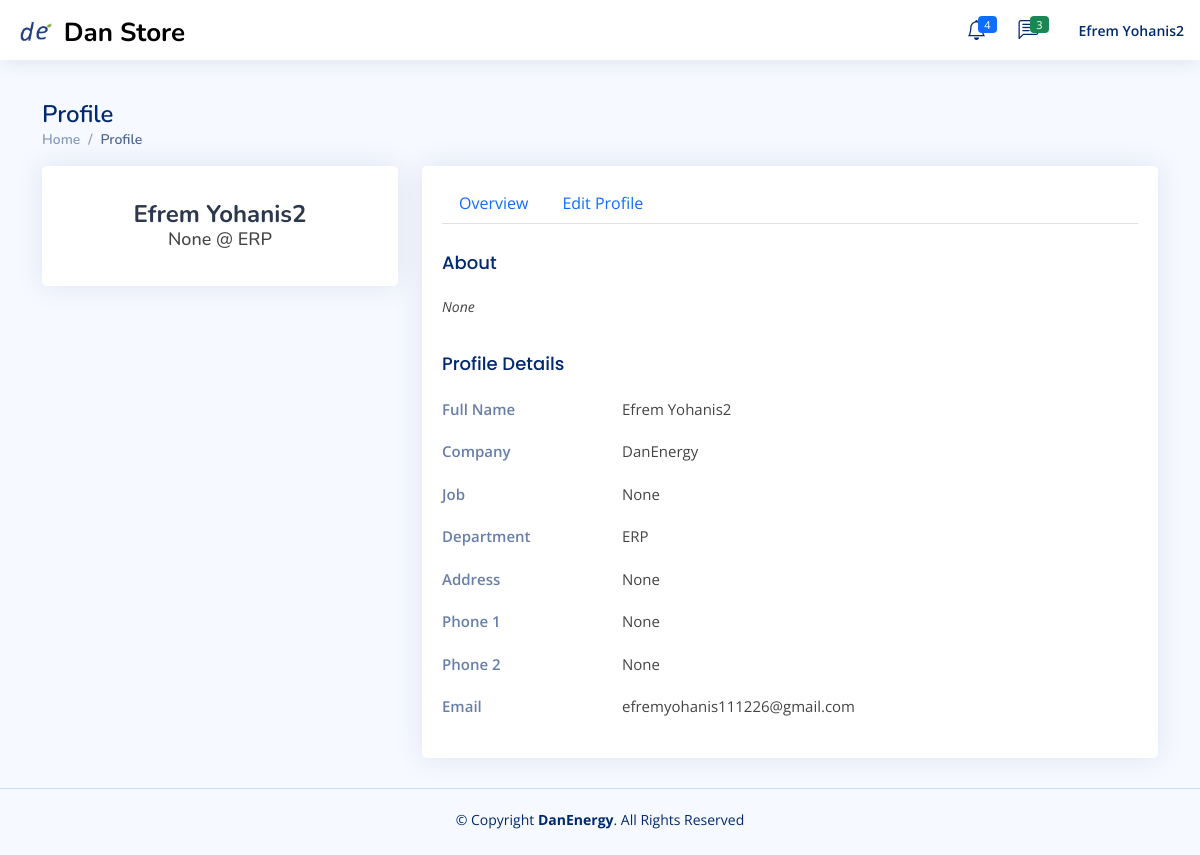
/Employer/emp_user_Profile (signed in), run on the app's committed database.
### Store_manager/models.py (models this page shows, shortened)
class employ(models.Model):
    user=models.ForeignKey(User,null=True,blank=True,on_delete=models.CASCADE)
    role= models.CharField(max_length=200,null=True,blank=True)
    profile_pic=models.ImageField(null=True,blank=True, upload_to='Profile/')
    Full_Name=models.CharField(max_length=300, null=True)
    gender = models.CharField(max_length=20,null=True,blank=True)
    phone1 = models.CharField(max_length=200, null=True)
    phone2 = models.CharField(max_length=200, null=True)
    facebook = models.CharField(max_length=200, null=True,blank=True)
    telegram = models.CharField(max_length=200, null=True,blank=True)
    instagram = models.CharField(max_length=200, null=True,blank=True)
    about = models.TextField(max_length=500, null=True)
    address = models.CharField(max_length=200, null=True)
    inDepartment = models.CharField(max_length=300,null=True)
    date_created = models.DateTimeField(auto_now_add=True, null=True)
    Thechnologist =models.BooleanField(blank=True,null=True,default=False)
    accessStore=models.ForeignKey(allStore,null=True,blank=True,on_delete=models.CASCADE)

### Employer/views.py (the view)
# urls.py: path('emp_user_Profile',views.user_Profile,name="emp_user-Profile"),
def user_Profile(request):
    users = User.objects.get(id=request.user.id)
    re_employ=employ.objects.get(user=users)
    admin = re_employ
    context= {
        'admin':admin,
    }
    return render(request,'employe/profile/show_profile.html',context)

### Templates/employe/profile/show_profile.html
{% extends 'employe/profile/profile-base.html' %}
{% load static %}
{% block profile %}
<div class="tab-pane fade show active profile-overview" id="profile-overview">
    <h5 class="card-title">About</h5>
    <p class="small fst-italic">{{admin.about}}
    <h5 class="card-title">Profile Details</h5>
    <div class="row">
      <div class="col-lg-3 col-md-4 label ">Full Name</div>
      <div class="col-lg-9 col-md-8">{{admin.user.first_name}} {{admin.user.last_name}}</div>
    </div>
    <div class="row">
      <div class="col-lg-3 col-md-4 label">Company</div>
      <div class="col-lg-9 col-md-8">DanEnergy</div>
    </div>
    <div class="row">
      <div class="col-lg-3 col-md-4 label">Job</div>
      <div class="col-lg-9 col-md-8">{{admin.role}}</div>
    </div>
    <div class="row">
      <div class="col-lg-3 col-md-4 label">Department</div>
      <div class="col-lg-9 col-md-8">{{admin.inDepartment}}</div>
    </div>
    <div class="row">
      <div class="col-lg-3 col-md-4 label">Address</div>
      <div class="col-lg-9 col-md-8">{{admin.address}}</div>
    </div>
    <div class="row">
      <div class="col-lg-3 col-md-4 label">Phone 1</div>
      <div class="col-lg-9 col-md-8">{{admin.phone1}}</div>
    </div>
    <div class="row">
      <div class="col-lg-3 col-md-4 label">Phone 2</div>
      <div class="col-lg-9 col-md-8">{{admin.phone2}}</div>
    </div>
    <div class="row">
      <div class="col-lg-3 col-md-4 label">Email</div>
      <div class="col-lg-9 col-md-8">{{user.email}}</div>
    </div>
  </div>
{% endblock %}

### Templates/employe/profile/profile-base.html (shortened to what this page needs)
{% extends 'employe/index.html'  %}
{% block profile1 %}
{% load static %}
<main style="margin-top: 100px; " class="container">
  <div class="pagetitle">
    <h1>Profile</h1>
    <nav>
      <ol class="breadcrumb">
        <li class="breadcrumb-item"><a href="{% url 'employe_dashboard' %}">Home</a></li>
        <li class="breadcrumb-item active">Profile</li>
      </ol>
    </nav>
  </div>
    <section class="section profile">
      <div class="row">
        <div class="col-xl-4">
          <div class="card">
            <div class="card-body profile-card pt-4 d-flex flex-column align-items-center">
              <h2>{{user.first_name}} {{user.last_name}}</h2>
              <h3>{{admin.role}} @ {{admin.inDepartment}}</h3>
            </div>
          </div>
        </div>
        <div class="col-xl-8">
          <div class="card">
            <div class="card-body pt-3">
              <ul class="nav nav-tabs">
                <li class="nav-item">
                  <a class="nav-link " aria-current="page" href="{% url 'emp_user-Profile' %}">Overview</a>
                </li>
                <li class="nav-item">
                  <a class="nav-link" href="{% url 'emp_edit-Profile' %}">Edit Profile</a>
                </li>
              </ul>
              <div class="tab-content pt-2">
                {% block profile %}
                {% endblock profile %}
              </div>
            </div>
          </div>
        </div>
      </div>
    </section>
    </main>
{% endblock %}

### Templates/employe/index.html (shortened to what this page needs)
{% extends 'base.html' %} {% load static %} {% block content %}
<header id="header" class="header fixed-top d-flex align-items-center">
  <div class="d-flex align-items-center justify-content-right">
    <a href="{% url 'employe_dashboard' %}" class="logo d-flex align-items-center">
      <img src="{% static '/img/newfile.png' %}" alt="" />
      <span
        class="d-none d-lg-block"
        style="color: black; margin-top: 5px; padding-left: 5px"
        >Dan Store</span
      >
    </a>
  </div>
  <nav class="header-nav ms-auto">
    <ul class="d-flex align-items-center">
      <li class="nav-item dropdown">
        <a class="nav-link nav-icon" href="#" data-bs-toggle="dropdown">
          <i class="bi bi-bell"></i>
          <span class="badge bg-primary badge-number">4</span> </a
        >
      </li>
      <li class="nav-item dropdown">
        <a class="nav-link nav-icon" href="#" data-bs-toggle="dropdown">
          <i class="bi bi-chat-left-text"></i>
          <span class="badge bg-success badge-number">3</span> </a
        >
      </li>
      <li class="nav-item dropdown pe-3">
        <a
          class="nav-link nav-profile d-flex align-items-center pe-0"
          href="#"
          data-bs-toggle="dropdown"
        >
          <span class="d-none d-md-block ps-2"
            >{{user.first_name}} {{user.last_name}}</span
          > </a
        >
      </li>
    </ul>
  </nav>
</header>
{% block profile1 %}{% endblock profile1 %}
{% endblock %}
{% block footer %}
  <footer id="" class="footer">
    <div class="copyright">
      &copy; Copyright <strong><span>DanEnergy</span></strong
      >. All Rights Reserved
    </div>
    <div class="credits">
      </div>
  </footer>
{% endblock footer %}

### static/assets/css/style.css (style rules this page uses)
:root { scroll-behavior: smooth; }
body { font-family: "Open Sans", sans-serif; background: #f6f9ff; color: #444444; }
a { color: #4154f1; text-decoration: none; }
h1, h2, h3, h4, h5, h6 { font-family: "Nunito", sans-serif; }
.pagetitle { margin-bottom: 10px; }
.pagetitle h1 { font-size: 24px; margin-bottom: 0; font-weight: 600; color: #012970; }
.card { margin-bottom: 30px; border: none; border-radius: 5px; box-shadow: 0px 0 30px rgba(1, 41, 112, 0.1); }
.card-title { padding: 20px 0 15px 0; font-size: 18px; font-weight: 500; color: #012970; font-family: "Poppins", sans-serif; }
.card-body { padding: 0 20px 20px 20px; }
.breadcrumb { font-size: 14px; font-family: "Nunito", sans-serif; color: #899bbd; font-weight: 600; }
.breadcrumb a { color: #899bbd; transition: 0.3s; }
.breadcrumb .breadcrumb-item::before { color: #899bbd; }
.breadcrumb .active { color: #51678f; font-weight: 600; }
.logo { line-height: 1; }
@media (min-width: 1200px) { .logo { width: 280px; } }
.logo img { max-height: 26px; margin-right: 6px; }
.logo span { font-size: 26px; font-weight: 700; color: #012970; font-family: "Nunito", sans-serif; }
.header { transition: all 0.5s; z-index: 997; height: 60px; box-shadow: 0px 2px 20px rgba(1, 41, 112, 0.1); background-color: #fff; padding-left: 20px; }
.header-nav ul { list-style: none; }
.header-nav > ul { margin: 0; padding: 0; }
.header-nav .nav-icon { font-size: 20px; color: #012970; }
.header-nav .nav-profile { color: #012970; }
.header-nav .nav-profile span { font-size: 14px; font-weight: 600; }
.header-nav .badge-number { position: absolute; inset: 4px 6px auto auto; font-weight: normal; font-size: 11px; padding: 3px 6px; }
.profile .profile-card h2 { font-size: 24px; font-weight: 700; color: #2c384e; margin: 10px 0 0 0; }
.profile .profile-card h3 { font-size: 18px; }
.profile .profile-overview .row { margin-bottom: 20px; font-size: 15px; }
.profile .profile-overview .card-title { color: #012970; }
.profile .profile-overview .label { font-weight: 600; color: rgba(1, 41, 112, 0.6); }
.footer { padding: 20px 0; font-size: 14px; transition: all 0.3s; border-top: 1px solid #cddfff; }
.footer .copyright { text-align: center; color: #012970; }
.footer .credits { padding-top: 5px; text-align: center; font-size: 13px; color: #012970; }

### data on the page
employ: role "None", inDepartment "ERP", about "None", user.first_name "Efrem", user.last_name "Yohanis2", address "None", phone1 "None", phone2 "None"

### other printed values
{{ user.first_name }} "Efrem"
{{ user.last_name }} "Yohanis2"
{{ user.email }} "efremyohanis111226@gmail.com"
